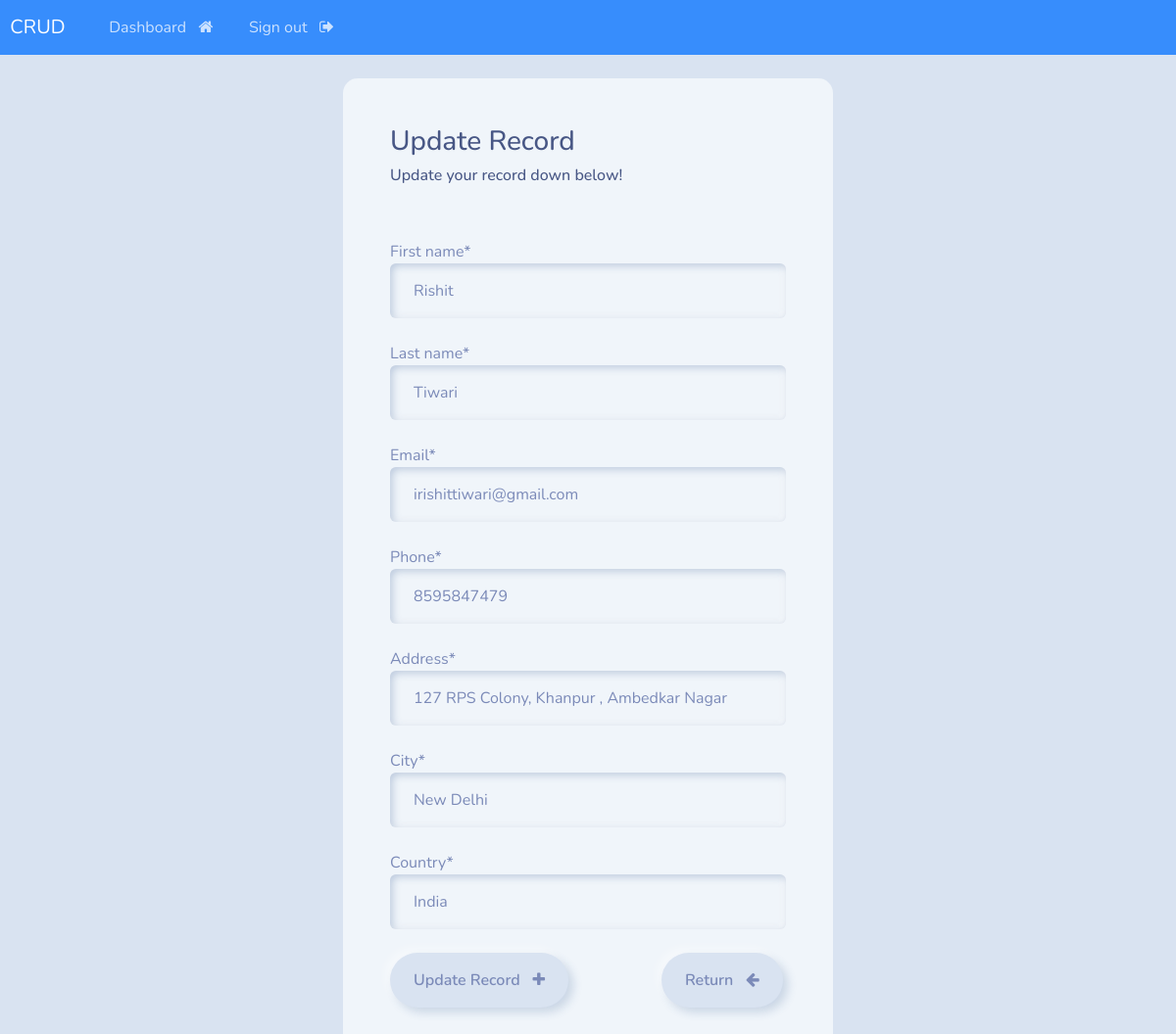
The page /update-record/3 (signed in) on the database its author committed.
### webapp/models.py (models this page shows, shortened)
class Record(models.Model):
    creation_date=models.DateTimeField(auto_now_add=True)
    first_name=models.CharField(max_length=100)
    last_name=models.CharField(max_length=100)
    email=models.CharField(max_length=255)
    phone=models.CharField(max_length=10)
    address=models.CharField(max_length=300)
    city=models.CharField(max_length=50)
    country=models.CharField(max_length=50)

### webapp/views.py (the view)
# urls.py: path('update-record/<int:pk>',views.update_record,name="update-record"),
@login_required(login_url='my-login')
def update_record(request,pk):
    record = Record.objects.get(id=pk)
    form =  UpdateRecordForm(instance=record)
    if request.method == "POST":
        form = UpdateRecordForm(request.POST,instance=record)
        if form.is_valid():
            form.save()
            messages.success(request,"Your Record was updated!")
            return redirect("dashboard")
    context={'form':form}
    return render(request,'webapp/update-record.html',context=context)

### webapp/forms.py
class UpdateRecordForm(forms.ModelForm):
    class Meta:
        model = Record
        fields = ['first_name','last_name','email','phone','address','city','country']

### webapp/templates/webapp/update-record.html (shortened to what this page needs)
{% extends 'webapp/base.html' %}
{% load crispy_forms_tags %}
{% block content %}
<body>
    <div class="container bg-light shadow-md p-5 form-layout">
        <h3>Update Record</h3>
        <h6>Update your record down below!</h6>
        <br>
        <form action="" method="POST" autocomplete="off">
            {{form.first_name|as_crispy_field}}
            <br>
            {{form.last_name|as_crispy_field}}
            <br>
            {{form.email|as_crispy_field}}
            <br>
            {{form.phone|as_crispy_field}}
            <br>
            {{form.address|as_crispy_field}}
            <br>
            {{form.city|as_crispy_field}}
            <br>
            {{form.country|as_crispy_field}}
            <br>
            <button type="submit" class="btn btn-primary">Update Record &nbsp; <i class="fa fa-plus" aria-hidden="true"></i></button>
            <a href="{% url 'dashboard' %}" class="btn btn-secondary">Return &nbsp; <i class="fa fa-arrow-left" aria-hidden="true"></i></a>
        </form>
    </div>
    <br>
    </body>
{% endblock %}

### static/css/style.css (style rules this page uses)
.form-layout { border-radius: 15px; width: 500px; }

### rows shown on the page
Record: first_name "Rishit", last_name "Tiwari", email "irishittiwari@gmail.com", phone "8595847479", address "127 RPS Colony, Khanpur , Ambedkar Nagar", city "New Delhi", country "India"
